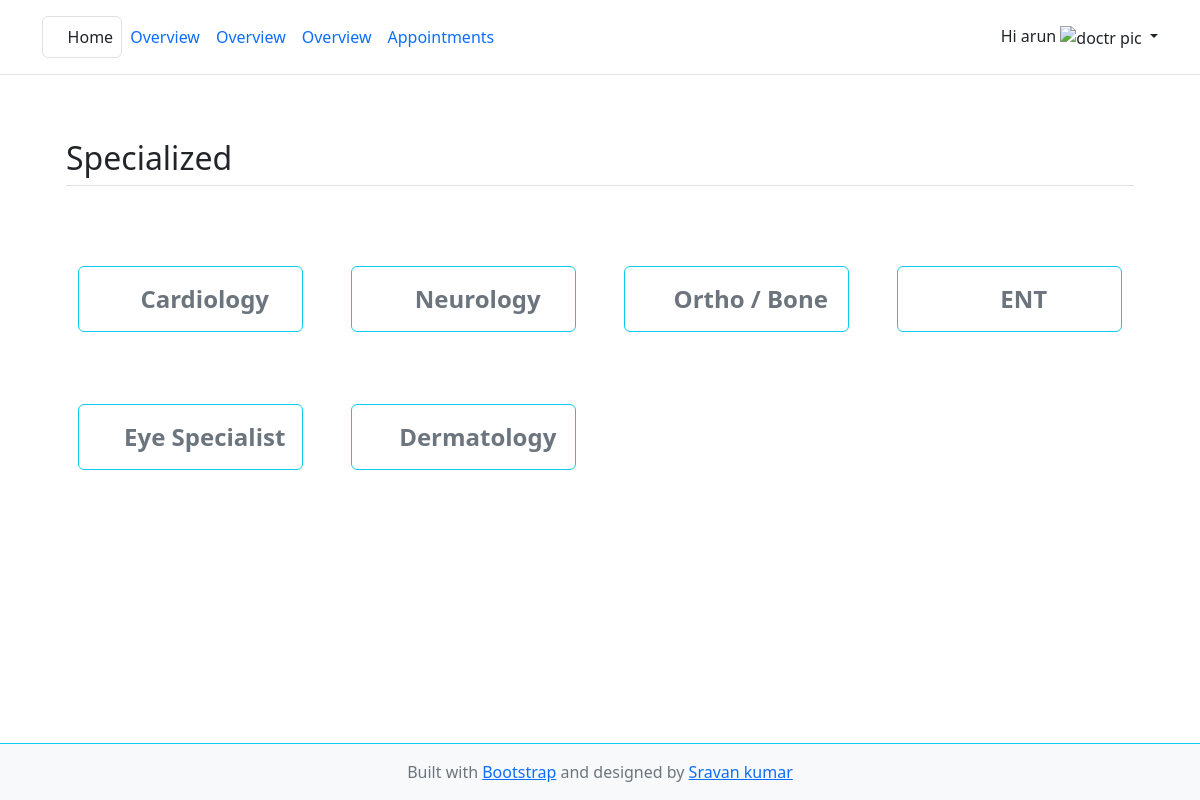
The page / (signed in) on the database its author committed.
### accounts/models.py (models this page shows, shortened)
class CustomUser(AbstractUser):
    role_options = (
        ('admin', "Admin"),
        ('doctor', "Doctor"),
        ('patient', "Patient"),
    )
    gender_options = (
        ("male", "Male"),
        ("female", "Female"),
    )
    role = models.CharField(choices=role_options, default="admin", max_length=30)
    gender = models.CharField(choices=gender_options, max_length=20)
    age = models.PositiveIntegerField(null=True)

### doctors/models.py (models this page shows, shortened)
class Specialities(models.Model):
    title = models.CharField(max_length=50, unique=True)
    slug = models.CharField(max_length=50, unique=True)
    def get_url(self):
        return reverse('patient:doctors', args=[self.slug])

### patients/views.py (the view)
# urls.py: path('', views.HomeView.as_view(), name='home'),
class HomeView(ListView):
    model = Specialities
    context_object_name = "specialities"
    template_name = 'patient/home.html'

### doctors/context_preprocessor.py (called while the page is built)
def specialised_categories(request):
    categories = Specialities.objects.all()
    form = DoctorDetailsForm()
    doctor = Doctors.objects.all()
    context = {
        'fm': form,
        'specialisations': categories,
        'doctors': doctor
    }
    return context

### templates/patient/home.html
{% extends 'patient/base.html' %}
{% block content %}
<div class="container px-4 py-5" id="icon-grid">
    <h2 class="pb-2 border-bottom">Specialized</h2>
    <div class="row row-cols-1 row-cols-sm-2 row-cols-md-3 row-cols-lg-4 g-4 py-5">
      {% for specialized in specialities %}
      <div class="col d-flex align-items-center justify-content-center p-4">
        <a href="{{ specialized.get_url }}" class="text-muted col d-flex align-items-center justify-content-center btn btn-outline-info p-3 text-decoration-none">
          <i class="fa fa-user-md m-2"></i>
          <div>
            <h4 class="fw-bold mb-0">{{ specialized.title }}</h4>
          </div>
        </a>
      </div>
      {% endfor %}
    </div>
</div>
{% endblock %}

### templates/patient/base.html (shortened to what this page needs)
<!doctype html>
{% load static %}
<html lang="en" class="h-100">
<head>
    <link href='https://unpkg.com/boxicons@2.1.2/css/boxicons.min.css' rel='stylesheet'>
    <link href="https://cdn.jsdelivr.net/npm/bootstrap@5.2.0-beta1/dist/css/bootstrap.min.css" rel="stylesheet">
    <link href="{% static 'vendor/fontawesome-free/css/all.min.css' %}" rel="stylesheet" type="text/css">
    <link rel="stylesheet" href="{% static 'css/custom.css' %}">
</head>
<body class="d-flex flex-column h-100">
    <header class="p-3 mb-3 border-bottom sticky-top bg-white">
        <div class="container">
            <div class="d-flex flex-wrap align-items-center justify-content-center justify-content-lg-start">
                <a href="/" class="p-2 border rounded d-flex align-items-center mb-2 mb-lg-0 text-dark text-decoration-none">
                    <i class="fa fa-home"></i>
                    &nbspHome
                </a>
                <ul class="nav col-12 col-lg-auto me-lg-auto mb-2 justify-content-center mb-md-0">
                    <li><a href="#" class="nav-link px-2 link-primary">Overview</a></li>
                    <li><a href="#" class="nav-link px-2 link-primary">Overview</a></li>
                    <li><a href="#" class="nav-link px-2 link-primary">Overview</a></li>
                    <li><a href="{% url 'patient:appointments' %}" class="nav-link px-2 link-primary">Appointments</a></li>
                </ul>
                {% if request.user and request.user.is_authenticated %}
                <div class="dropdown text-end">
                    <a href="#" class="d-block link-dark text-decoration-none dropdown-toggle" id="dropdownUser1" data-bs-toggle="dropdown" aria-expanded="false">
                        <span>Hi {{ request.user.username }}</span>
                        {% if request.user.profile_image %}
                            <img src="{{ request.user.profile_image.url }}" alt="doctr pic" width="32px" height="32px">
                        {% else %}
                            {% if request.user.gender == "male" %}
                            <img src="{% static 'img/profile_male.svg' %}" alt="doctr pic" width="32px" height="32px">
                            {% else %}
                            <img src="{% static 'img/profile_female.svg' %}" alt="doctr pic" width="32px" height="32px">
                            {% endif %}
                        {% endif %}
                    </a>
                </div>
                {% else %}
                <ul class="nav col-12 col-lg-auto mb-2 justify-content-center mb-md-0">
                    <li><a href="{% url 'login' %}" class="btn btn-outline-success mx-3">Login</a></li>
                    <li><a href="{% url 'register' %}" class="btn btn-outline-success">Register</a></li>
                </ul>
                {% endif %}
            </div>
        </div>
    </header>
    <div class="container">
        {% block content %}
        {% endblock %}
    </div>
    <footer class="footer mt-auto py-3 bg-light border-top border-info">
      <div class="container text-center">
        <span class="text-muted">Built with <a href="https://getbootstrap.com/" target="_blank">Bootstrap</a> and designed by <a
                href="https://github.com/sravan-kumar-ta" target="_blank">Sravan kumar</a>
        </span>
      </div>
    </footer>
</body>
</html>

### rows shown on the page
CustomUser: user.username "arun"
Specialities: title "Cardiology"
Specialities: title "Neurology"
Specialities: title "Ortho / Bone"
Specialities: title "ENT"
Specialities: title "Eye Specialist"
Specialities: title "Dermatology"
